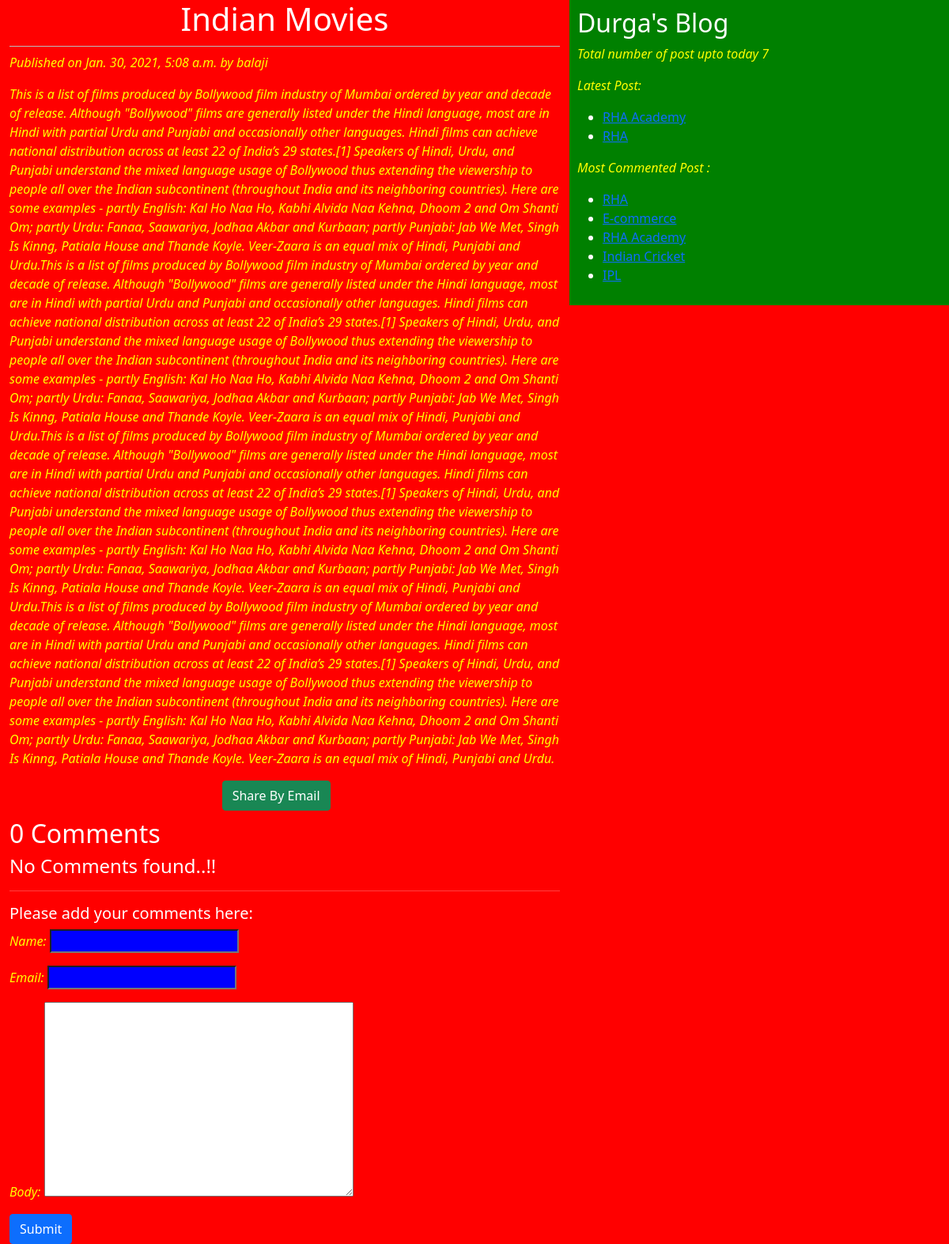
The page /2021/01/30/indian-movies/ on the database its author committed.
### blog/models.py (models this page shows, shortened)
class Post(models.Model):
    STATUS_CHOICES = (('draft','Draft'),('published','Published'))
    title = models.CharField(max_length=250)
    status = models.CharField(max_length=9,choices=STATUS_CHOICES,default='draft')
    author = models.ForeignKey(User,related_name='blog_post',on_delete=models.DO_NOTHING)
    slug = models.SlugField(max_length=250,unique_for_date='publish')
    body = models.TextField()
    publish = models.DateTimeField(default=timezone.now)
    created = models.DateTimeField(auto_now_add=True)
    updated = models.DateTimeField(auto_now=True)
    objects = CustomManager()
    tags = TaggableManager()
    class Meta:
        ordering = ('-publish',)
    def get_absolute_url(self):
        return reverse('post_detail',args=[self.publish.year, self.publish.strftime('%m'), self.publish.strftime('%d'), self.slug])

### blog/views.py (the view)
# urls.py: url(r'^(?P<year>\d{4})/(?P<month>\d{2})/(?P<day>\d{2})/(?P<post>[-\w]+)/$',views.post_detail,name='post_detail'),
def post_detail(request,year,month,day,post):
    post_match = get_object_or_404(Post,slug=post,status='published',
                                   publish__year=year,
                                   publish__month=month,
                                   publish__day=day
                                   )
    comments = post_match.comments.filter(active=True)
    csubmit = False
    form = CommentForm()
    if request.method == 'POST':
        form = CommentForm(request.POST)
        if form.is_valid():
            new_comment = form.save(commit=False)   # get new coment but dont save in db
            new_comment.post = post_match
            new_comment.save()
            csubmit = True
    else:
         form = CommentForm()
    return render(request,'blog/post_detail.html',{'post':post_match,'form':form,'csubmit':csubmit,'comments':comments})

### blog/forms.py
class CommentForm(forms.ModelForm):
    class Meta:
        model = Comment
        fields = ('name', 'email' ,'body')

### blog/models.py (called while the page is built)
    def get_queryset(self):
        return super().get_queryset().filter(status="published")

### blog/templatetags/blog_tags.py (called while the page is built)
@register.simple_tag(name='count_tag')
def total_post():
    return Post.objects.count()

@register.inclusion_tag('blog/latest_post123.html')
def show_latest_post(count=3):
    latest_post = Post.objects.order_by('-publish')[:count]
    return {'latest_post':latest_post}

@register.inclusion_tag('blog/latest_post123.html')
def most_commented_post(count=5):
    most_Commented_post =  Post.objects.annotate(total_comments = Count('comments')).order_by('-total_comments')[:count]
    return {'latest_post':most_Commented_post}

### Templates/blog/post_detail.html (shortened to what this page needs)
<!DOCTYPE html>
{% extends 'blog/Base.html' %}
{% block container %}
        <h1>{{post.title}}</h1>
                <p>Published on {{post.publish}} by {{post.author}}</p>
        <p>{{post.body}}</p>
        <div class="container" align="Right">
                <a href="/{{post.id}}/share" class="btn btn-primary btn-success">Share By Email</a>
        </div><br><br>
       {% with comments.count as comment_count %}
                <h2>{{comment_count}} Comment{{comment_count|pluralize}}</h2>
       {% endwith %}
        {% if comments %}
                {% for comment in comments %}
                        <p>comment {{forloop.counter }} by {{comment.name}} on {{comment.created}} </p>
                        <p>{{comment.body|linebreaks}}</p>
                        <hr>
                {% endfor %}
        {% else %}
                <h4>No Comments found..!!</h4>
        {% endif %}
        <hr>
        {% if csubmit %}
                <p>Your Comment added Successfully </p>
        {% else %}
                <h5>Please add your comments here:</h5>
                <form method="post">
                        {{form.as_p}}
                        <input type="submit" class="btn btn-primary ">
                </form>
        {% endif %}
{% endblock %}

### Templates/blog/latest_post123.html
<ul>
    {% for post in latest_post %}
        <li> <a href="{{post.get_absolute_url}}"> {{post.title}}</a></li>
    {% endfor %}
</ul>

### static/css/blog.css (style rules this page uses)
.container { width:60%; float:left; padding: 0 0 0 30p; background:red; height:100%; }
p { font-style:italic; color:yellow; }
h1 { text-align: center; border-bottom: 1px solid #bbb; padding-bottom:10px; }
a { color:#0bff207; }
body { color:white; background:red; }
input { background:blue; color:white; }

### rows shown on the page
Post: publish "Jan. 30, 2021, 5:08 a.m.", author "balaji", body "This is a list of films produced by Bollywood film industry of Mumbai ordered by year and decade of release. Although \"Bollywood\" films are generally listed under the Hindi language, most are in Hindi with partial Urdu and Punjabi and occasionally other languages. Hindi films can achieve national distribution across at least 22 of India’s 29 states.[1] Speakers of Hindi, Urdu, and Punjabi understand the mixed language usage of Bollywood thus extending the viewership to people all over the Indian subcontinent (throughout India and its neighboring countries). Here are some examples - partly English: Kal Ho Naa Ho, Kabhi Alvida Naa Kehna, Dhoom 2 and Om Shanti Om; partly Urdu: Fanaa,…"
Post: title "RHA Academy"
Post: title "RHA"
Post: title "E-commerce"
Post: title "Indian Cricket"
Post: title "IPL"

### other values the page prints
{{ comment_count }} "0"
